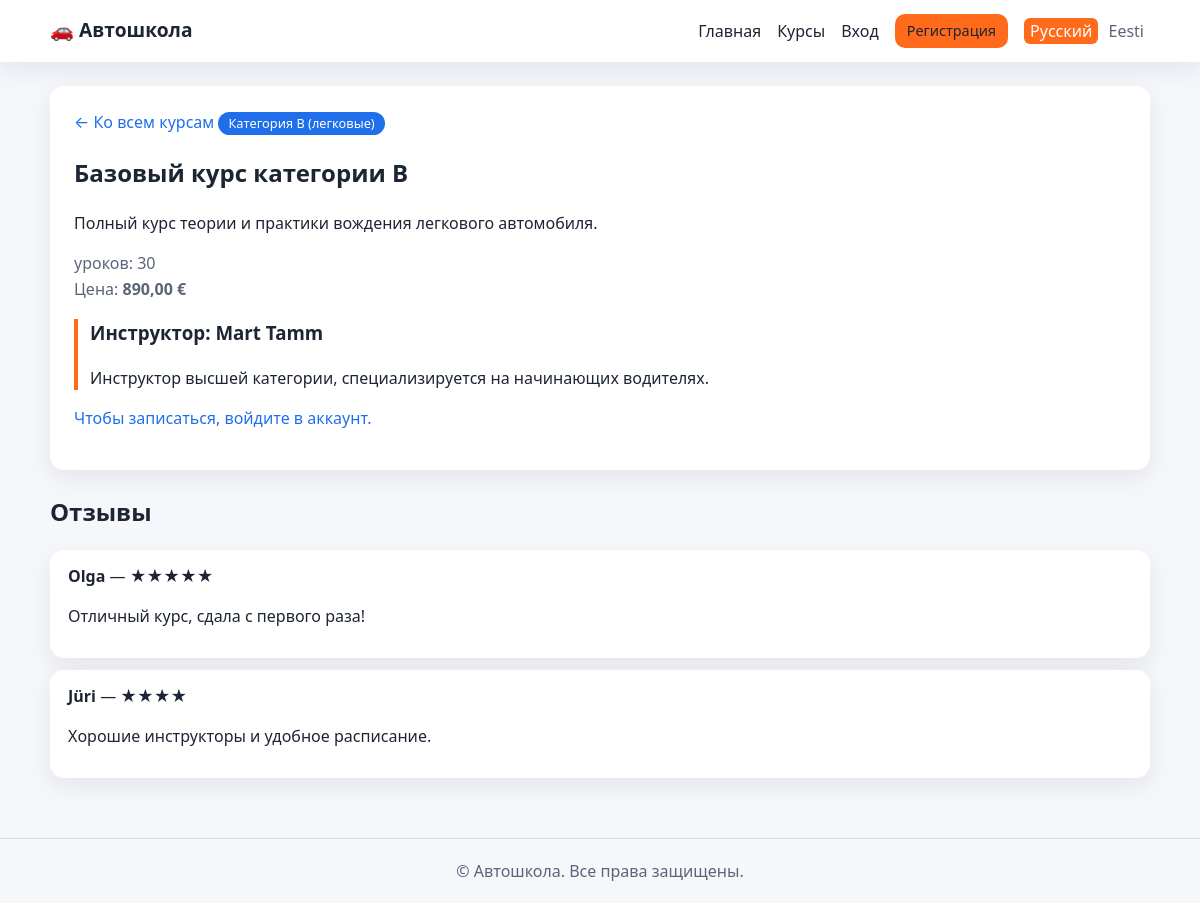
The app's page /course.php?id=1 with its own data.
### tables this page shows
CREATE TABLE IF NOT EXISTS courses (
  id INT AUTO_INCREMENT PRIMARY KEY,
  category_id INT NOT NULL,
  instructor_id INT NULL,
  title_ru VARCHAR(150) NOT NULL,
  title_et VARCHAR(150) NOT NULL,
  description_ru TEXT,
  description_et TEXT,
  lessons_count INT NOT NULL DEFAULT 0,
  price_eur DECIMAL(8,2) NOT NULL,
  start_date DATE NULL,
  FOREIGN KEY (category_id) REFERENCES categories(id),
  FOREIGN KEY (instructor_id) REFERENCES instructors(id)
);

CREATE TABLE IF NOT EXISTS categories (
  id INT AUTO_INCREMENT PRIMARY KEY,
  code VARCHAR(5) NOT NULL UNIQUE,
  name_ru VARCHAR(100) NOT NULL,
  name_et VARCHAR(100) NOT NULL
);

CREATE TABLE IF NOT EXISTS instructors (
  id INT AUTO_INCREMENT PRIMARY KEY,
  full_name VARCHAR(120) NOT NULL,
  bio_ru TEXT,
  bio_et TEXT,
  experience_years INT NOT NULL DEFAULT 0
);

CREATE TABLE IF NOT EXISTS reviews (
  id INT AUTO_INCREMENT PRIMARY KEY,
  course_id INT NOT NULL,
  author_name VARCHAR(100) NOT NULL,
  rating TINYINT NOT NULL,
  text_ru TEXT,
  text_et TEXT,
  created_at TIMESTAMP DEFAULT CURRENT_TIMESTAMP,
  FOREIGN KEY (course_id) REFERENCES courses(id) ON DELETE CASCADE
);

### src/includes/bootstrap.php (called while the page is built, shortened)
<?php
require_once __DIR__ . '/../config/db.php';
$lang = $_SESSION['lang'] ?? 'ru';
function t(string $key): string
{
    global $T, $lang;
    return $T[$lang][$key] ?? $key;
}
function loc(array $row, string $field): string
{
    global $lang;
    return (string)($row[$field . '_' . $lang] ?? $row[$field . '_ru'] ?? '');
}
function e(?string $s): string
{
    return htmlspecialchars((string)$s, ENT_QUOTES, 'UTF-8');
}
function current_user(): ?array
{
    if (empty($_SESSION['user_id'])) {
        return null;
    }
    $stmt = db()->prepare('SELECT id, name, email, role FROM users WHERE id = ?');
    $stmt->execute([$_SESSION['user_id']]);
    return $stmt->fetch() ?: null;
}

### src/config/db.php (called while the page is built)
<?php
function db(): PDO
{
    static $pdo = null;
    if ($pdo === null) {
        $host = getenv('DB_HOST') ?: 'db';
        $name = getenv('DB_NAME') ?: 'autokool';
        $user = getenv('DB_USER') ?: 'autokool';
        $pass = getenv('DB_PASS') ?: 'autokool';
        $pdo = new PDO(
            "mysql:host=$host;dbname=$name;charset=utf8mb4",
            $user,
            $pass,
            [PDO::ATTR_ERRMODE => PDO::ERRMODE_EXCEPTION, PDO::ATTR_DEFAULT_FETCH_MODE => PDO::FETCH_ASSOC]
        );
    }
    return $pdo;
}

### src/course.php (the view, shortened to what this page needs)
<?php require __DIR__ . '/includes/bootstrap.php';
$id = (int)($_GET['id'] ?? 0);
$stmt = db()->prepare('SELECT c.*, cat.name_ru AS cat_ru, cat.name_et AS cat_et,
                              i.full_name AS instructor, i.bio_ru AS bio_ru, i.bio_et AS bio_et
                       FROM courses c
                       JOIN categories cat ON cat.id = c.category_id
                       LEFT JOIN instructors i ON i.id = c.instructor_id
                       WHERE c.id = ?');
$stmt->execute([$id]);
$course = $stmt->fetch();
require __DIR__ . '/includes/header.php';
$rs = db()->prepare('SELECT * FROM reviews WHERE course_id = ? ORDER BY created_at DESC');
$rs->execute([$id]);
$reviews = $rs->fetchAll();
?>
<section class="detail reveal">
  <a href="/index.php#courses"><?= e(t('back')) ?></a>
  <span class="badge"><?= e(loc($course, 'cat')) ?></span>
  <h1><?= e(loc($course, 'title')) ?></h1>
  <p><?= e(loc($course, 'description')) ?></p>
  <ul class="meta">
    <li><?= e(t('lessons')) ?>: <?= (int)$course['lessons_count'] ?></li>
    <li><?= e(t('price')) ?>: <strong><?= number_format((float)$course['price_eur'], 2, ',', ' ') ?> €</strong></li>
  </ul>
  <?php if ($course['instructor']): ?>
    <div class="instructor">
      <h3><?= e(t('instructor')) ?>: <?= e($course['instructor']) ?></h3>
      <p><?= e(loc($course, 'bio')) ?></p>
    </div>
  <?php endif; ?>
  <?php if ($user): ?>
    <form method="post" action="/enroll.php">
      <input type="hidden" name="csrf" value="<?= e(csrf_token()) ?>">
      <input type="hidden" name="course_id" value="<?= (int)$course['id'] ?>">
      <button class="btn pulse" type="submit"><?= e(t('enroll')) ?></button>
    </form>
  <?php else: ?>
    <p><a href="/login.php"><?= e(t('login_required')) ?></a></p>
  <?php endif; ?>
</section>
<section class="reveal">
  <h2><?= e(t('reviews')) ?></h2>
  <?php foreach ($reviews as $r): ?>
    <blockquote class="review">
      <strong><?= e($r['author_name']) ?></strong> — <?= str_repeat('★', (int)$r['rating']) ?>
      <p><?= e(loc($r, 'text')) ?></p>
    </blockquote>
  <?php endforeach; ?>
</section>
<?php require __DIR__ . '/includes/footer.php';

### src/assets/style.css (style rules this page uses)
:root { --bg: #f5f7fb; --surface: #ffffff; --text: #1d2433; --muted: #5b6478; --accent: #ff6b1a; --accent-2: #1f6feb; --ok: #1a9c5b; --bad: #d64545; --radius: 14px; --shadow: 0 8px 24px rgba(20, 30, 60, .08); }
* { box-sizing: border-box; }
body { margin: 0; font-family: system-ui, -apple-system, "Segoe UI", Roboto, sans-serif; background: var(--bg); color: var(--text); line-height: 1.5; }
a { color: var(--accent-2); text-decoration: none; }
.badge { display: inline-block; font-size: .8rem; padding: 2px 10px; border-radius: 999px; background: var(--accent-2); color: #fff; }
.meta { list-style: none; padding: 0; margin: 8px 0 14px; color: var(--muted); }
.meta li { margin: 2px 0; }
.detail { background: var(--surface); padding: 24px; border-radius: var(--radius); box-shadow: var(--shadow); margin-bottom: 24px; }
.instructor { border-left: 4px solid var(--accent); padding-left: 12px; margin: 16px 0; }
.review { background: var(--surface); border-radius: var(--radius); padding: 14px 18px; margin: 12px 0; box-shadow: var(--shadow); }
.reveal { opacity: 0; transform: translateY(24px); transition: opacity .6s ease, transform .6s ease; }
.reveal.in { opacity: 1; transform: none; }

### records on screen
courses: category.name_ru "Категория B (легковые)", title_ru "Базовый курс категории B", description_ru "Полный курс теории и практики вождения легкового автомобиля.", lessons_count "30", price_eur "890,00", instructor.full_name "Mart Tamm", instructor.bio_ru "Инструктор высшей категории, специализируется на начинающих водителях."
reviews: author_name "Olga", rating "★★★★★", text_ru "Отличный курс, сдала с первого раза!"
reviews: author_name "Jüri", rating "★★★★", text_ru "Хорошие инструкторы и удобное расписание."

### other values on screen
t('site') "Автошкола"
t('home') "Главная"
t('courses') "Курсы"
t('login') "Вход"
t('register') "Регистрация"
$label "Русский"
$label "Eesti"
t('back') "← Ко всем курсам"
t('lessons') "уроков"
t('price') "Цена"
t('instructor') "Инструктор"
t('login_required') "Чтобы записаться, войдите в аккаунт."
t('reviews') "Отзывы"
t('footer') "© Автошкола. Все права защищены."
